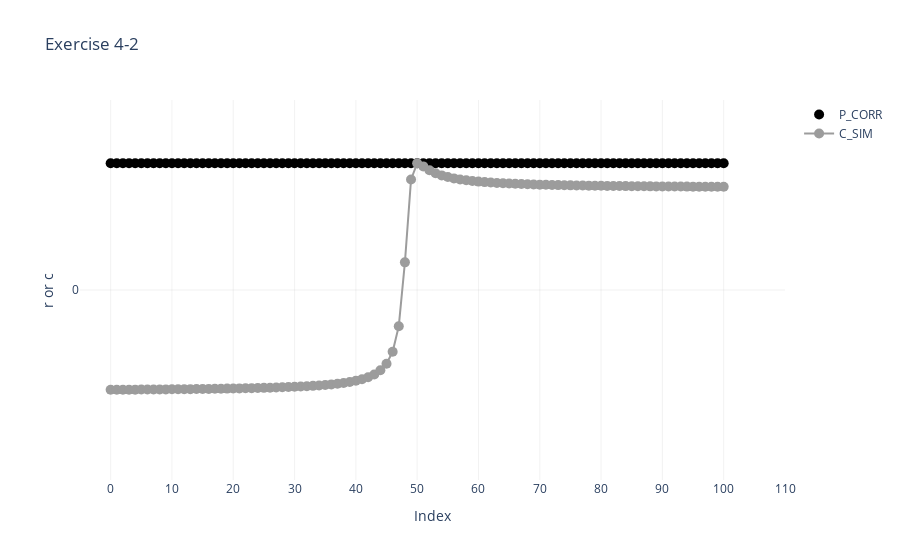

Here is the notebook cell this chart was saved with:
### Markdown cell above
# Exercise 4-2.
> Let’s continue exploring the difference between correlation and cosine similarity. Create a variable containing the integers 0 through 3, and a second variable equaling the first variable plus some offset. You will then create a simulation in which you systematically vary that offset between −50 and +50 (that is, the first iteration of the simulation will have the second variable equal to [−50, −49, −48, −47]). In a for loop, compute the correlation and cosine similarity between the two variables and store these results. Then make a line plot showing how the correlation and cosine similarity are affected by the mean offset. You should be able to reproduce Figure 4-4.

### Code cell
base = np.arange(4).reshape(-1, 1)
offset = np.arange(-50, 51)

P_CORR = []
C_SIM = []
for off in offset: 
    vec = base + off
    p_corr, c_sim = corr_cossim(base, vec)

    P_CORR.append(p_corr[0, 0])
    C_SIM.append(c_sim[0, 0])


fig = go.Figure()

# Scatter trace for P_CORR
fig.add_trace(go.Scatter(x=list(range(len(P_CORR))), y=P_CORR, mode='markers', name='P_CORR', line={'color': '#000000'}, marker=dict(size=10)))

# Scatter trace for C_SIM
fig.add_trace(go.Scatter(x=list(range(len(C_SIM))), y=C_SIM, mode='markers+lines', name='C_SIM', line={'color':'#9C9C9C'}, marker=dict(size=10)))

# Update layout
fig.update_layout(
    title='Scatter Plot of P_CORR and C_SIM',
    xaxis=dict(title='Index'),
    yaxis=dict(title='r or c')
)

fig.update_xaxes(range=[-5, 110], dtick=10, gridcolor='#757575', gridwidth=0.1, zeroline=False)
fig.update_yaxes(range=[-1.5, 1.5], dtick=10, gridcolor='#757575', gridwidth=0.1, zeroline=False)


fig.update_layout(plot_bgcolor='white', title='Exercise 4-2')


fig.show()

### Figure 1 — Plotly figure (JSON) as saved in the notebook; plotly's stock layout.template omitted (floating-point values rounded to 4 significant figures)
{"data": [{"line": {"color": "#000000"}, "marker": {"size": 10}, "mode": "markers", "name": "P_CORR", "type": "scatter", "x": [0, 1, 2, 3, 4, 5, 6, 7, 8, 9, 10, 11, 12, 13, 14, 15, 16, 17, 18, 19, 20, 21, 22, 23, 24, 25, 26, 27, 28, 29, 30, 31, 32, 33, 34, 35, 36, 37, 38, 39, 40, 41, 42, 43, 44, 45, 46, 47, 48, 49, 50, 51, 52, 53, 54, 55, 56, 57, 58, 59, 60, 61, 62, 63, 64, 65, 66, 67, 68, 69, 70, 71, 72, 73, 74, 75, 76, 77, 78, 79, 80, 81, 82, 83, 84, 85, 86, 87, 88, 89, 90, 91, 92, 93, 94, 95, 96, 97, 98, 99, 100], "y": [1.0, 1.0, 1.0, 1.0, 1.0, 1.0, 1.0, 1.0, 1.0, 1.0, 1.0, 1.0, 1.0, 1.0, 1.0, 1.0, 1.0, 1.0, 1.0, 1.0, 1.0, 1.0, 1.0, 1.0, 1.0, 1.0, 1.0, 1.0, 1.0, 1.0, 1.0, 1.0, 1.0, 1.0, 1.0, 1.0, 1.0, 1.0, 1.0, 1.0, 1.0, 1.0, 1.0, 1.0, 1.0, 1.0, 1.0, 1.0, 1.0, 1.0, 1.0, 1.0, 1.0, 1.0, 1.0, 1.0, 1.0, 1.0, 1.0, 1.0, 1.0, 1.0, 1.0, 1.0, 1.0, 1.0, 1.0, 1.0, 1.0, 1.0, 1.0, 1.0, 1.0, 1.0, 1.0, 1.0, 1.0, 1.0, 1.0, 1.0, 1.0, 1.0, 1.0, 1.0, 1.0, 1.0, 1.0, 1.0, 1.0, 1.0, 1.0, 1.0, 1.0, 1.0, 1.0, 1.0, 1.0, 1.0, 1.0, 1.0, 1.0]}, {"line": {"color": "#9C9C9C"}, "marker": {"size": 10}, "mode": "markers+lines", "name": "C_SIM", "type": "scatter", "x": [0, 1, 2, 3, 4, 5, 6, 7, 8, 9, 10, 11, 12, 13, 14, 15, 16, 17, 18, 19, 20, 21, 22, 23, 24, 25, 26, 27, 28, 29, 30, 31, 32, 33, 34, 35, 36, 37, 38, 39, 40, 41, 42, 43, 44, 45, 46, 47, 48, 49, 50, 51, 52, 53, 54, 55, 56, 57, 58, 59, 60, 61, 62, 63, 64, 65, 66, 67, 68, 69, 70, 71, 72, 73, 74, 75, 76, 77, 78, 79, 80, 81, 82, 83, 84, 85, 86, 87, 88, 89, 90, 91, 92, 93, 94, 95, 96, 97, 98, 99, 100], "y": [-0.7878, -0.7875, -0.7872, -0.7869, -0.7865, -0.7862, -0.7858, -0.7854, -0.785, -0.7846, -0.7841, -0.7836, -0.7831, -0.7826, -0.782, -0.7814, -0.7808, -0.7801, -0.7794, -0.7786, -0.7777, -0.7768, -0.7759, -0.7748, -0.7737, -0.7725, -0.7711, -0.7697, -0.768, -0.7663, -0.7643, -0.762, -0.7595, -0.7567, -0.7535, -0.7497, -0.7454, -0.7402, -0.734, -0.7264, -0.717, -0.7049, -0.6889, -0.6667, -0.634, -0.5819, -0.488, -0.2857, 0.2182, 0.8729, 1, 0.9759, 0.9456, 0.9222, 0.9048, 0.8915, 0.8811, 0.8729, 0.8661, 0.8606, 0.8558, 0.8518, 0.8484, 0.8454, 0.8427, 0.8404, 0.8383, 0.8364, 0.8347, 0.8331, 0.8317, 0.8305, 0.8293, 0.8282, 0.8272, 0.8263, 0.8254, 0.8246, 0.8238, 0.8231, 0.8225, 0.8219, 0.8213, 0.8207, 0.8202, 0.8197, 0.8192, 0.8188, 0.8184, 0.818, 0.8176, 0.8172, 0.8169, 0.8165, 0.8162, 0.8159, 0.8156, 0.8153, 0.8151, 0.8148, 0.8146]}], "layout": {"plot_bgcolor": "white", "title": {"text": "Exercise 4-2"}, "xaxis": {"dtick": 10, "gridcolor": "#757575", "gridwidth": 0.1, "range": [-5, 110], "title": {"text": "Index"}, "zeroline": false}, "yaxis": {"dtick": 10, "gridcolor": "#757575", "gridwidth": 0.1, "range": [-1.5, 1.5], "title": {"text": "r or c"}, "zeroline": false}}}
